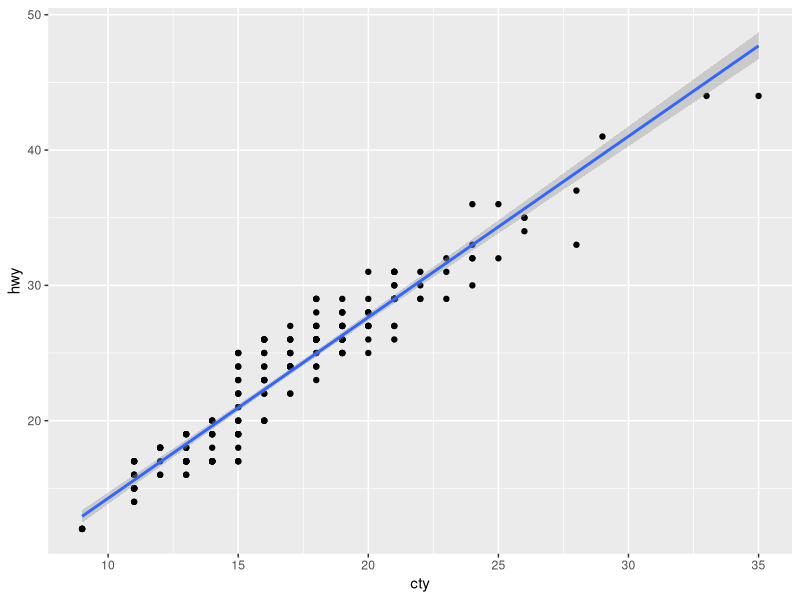
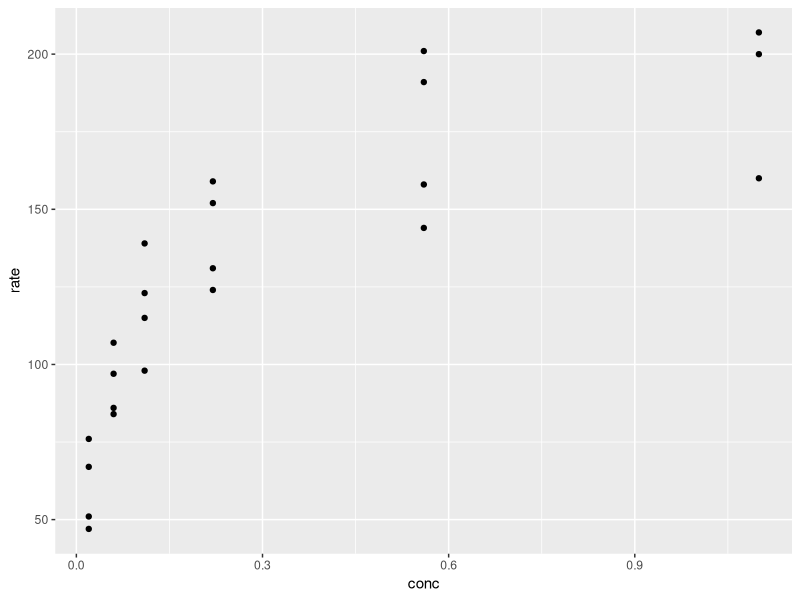

Write the R code that produced these figures, in order.
## ---- chunk 1
# install.packages("tidyverse")
library(tidyr)
library(ggplot2)
## ---- chunk 2
print("Hello World")
## ---- chunk 3
message('Hey!')
## ---- chunk 4

## ---- chunk 5
library("tidyverse")

# plot from: https://ggplot2.tidyverse.org/articles/ggplot2.html
ggplot(mpg, aes(cty, hwy)) +
  # to create a scatterplot
  geom_point() +
  # to fit and overlay a loess trendline
  geom_smooth(formula = y ~ x, method = "lm")
## ---- chunk 6
library("tidyverse")

ggplot(data = datasets::Puromycin,
       mapping = aes(x = conc,
                     y = rate)) +
  geom_point()
## ---- chunk 7
print("hello!")
## ---- chunk 8
print("hello!")
## ---- chunk 9
print("Hello world, this is me, life should be hum hum yeah, fun um yeah, fun for everyone")
